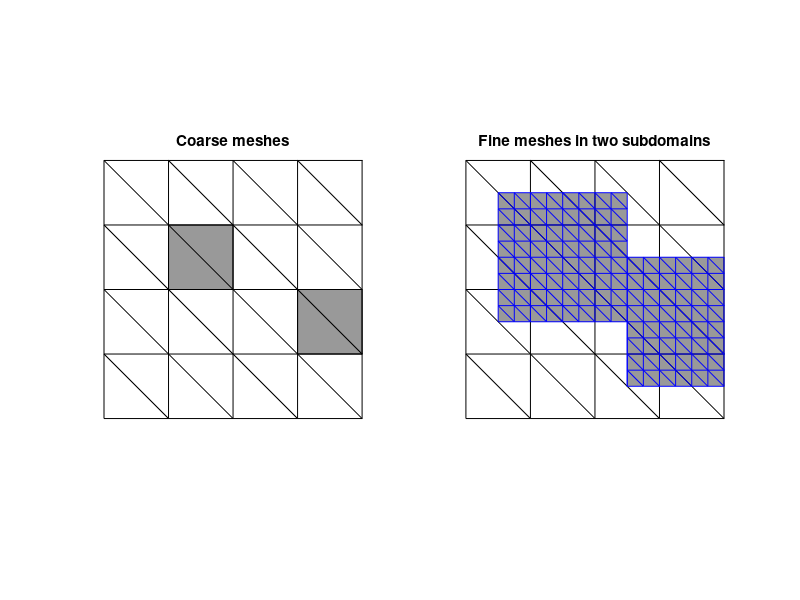

Here is the MATLAB script that generated this plot: (Note: this script raises an error after producing the figure.)
% Step (i): Construct a coarse triangulation TH
figure;
subplot(1, 2, 1);
hold on;

% Define the coarse grid (TH)
for i = 0:5
    for j = 0:5
        % Shade specific squares
        if (i == 1 && j == 2) || (i == 3 && j == 1)
            fill([i, i+1, i+1, i], [j, j, j+1, j+1], [0.6, 0.6, 0.6]);
        end
        plot([i, i+1], [j, j], 'k'); % Horizontal line
        plot([i, i], [j, j+1], 'k'); % Vertical line
        plot([i, i+1], [j+1, j], 'k'); % Diagonal line

        
    end
end
axis equal;
axis off;
axis([0,4,0,4])
title('Coarse meshes');
hold off;

% Step (ii): Define subdomains aligned with TH
% Subdomains are shaded regions as shown

% Step (iii): Subdivide TH to obtain Th
subplot(1, 2, 2);
hold on;
fill([0.5, 2.5, 2.5, 0.5], [1.5, 1.5, 3.5, 3.5], [0.6, 0.6, 0.6], 'EdgeColor', 'none');
fill([2.5, 4, 4, 2.5], [0.5, 0.5, 2.5, 2.5], [0.6, 0.6, 0.6], 'EdgeColor', 'none');

% Plot the same coarse grid
for i = 0:5
    for j = 0:5
        plot([i, i+1], [j, j], 'k'); % Horizontal line
        plot([i, i], [j, j+1], 'k'); % Vertical line
        plot([i, i+1], [j+1, j], 'k'); % Diagonal line
    end
end


% Step (iv): Refine specific regions (Th)
% Define the refined grids
i = 1;
j = 2;
for k = -0.5:0.25:1.25
    for l = 2.5:0.25:4.25
        plot([k, k+0.25] + i, [l, l] - 3 + j, 'b'); % Horizontal line
        plot([k, k] + i, [l, l+0.25] - 3 + j, 'b'); % Vertical line
        plot([k, k+0.25] + i, [l+0.25, l] - 3 + j, 'b'); % Diagonal line
    end
end
plot([2.5,2.5],[0.5,3.5],'b')
plot([0.5,2.5],[3.5,3.5],'b')

i = 3;  
j = 1;
for k = -0.5:0.25:1.25
    for l = 0.5:0.25:2.25
        plot([k, k+0.25] + i, [l, l] - 1 + j, 'b'); % Horizontal line
        plot([k, k] + i, [l, l+0.25] - 1 + j, 'b'); % Vertical line
        plot([k, k+0.25] + i, [l+0.25, l] - 1 + j, 'b'); % Diagonal line
    end
end
plot([2.5,4],[2.5,2.5],'b')
% plot([2.5,4],[0.5,0.5],'b')
% Step (v): Highlight enlarged subdomains

axis equal;
axis off;
axis([0,4,0,4])
title('Fine meshes in two subdomains');
hold off;

set(gcf, 'Color', 'w');
export_fig ('figDD.eps')